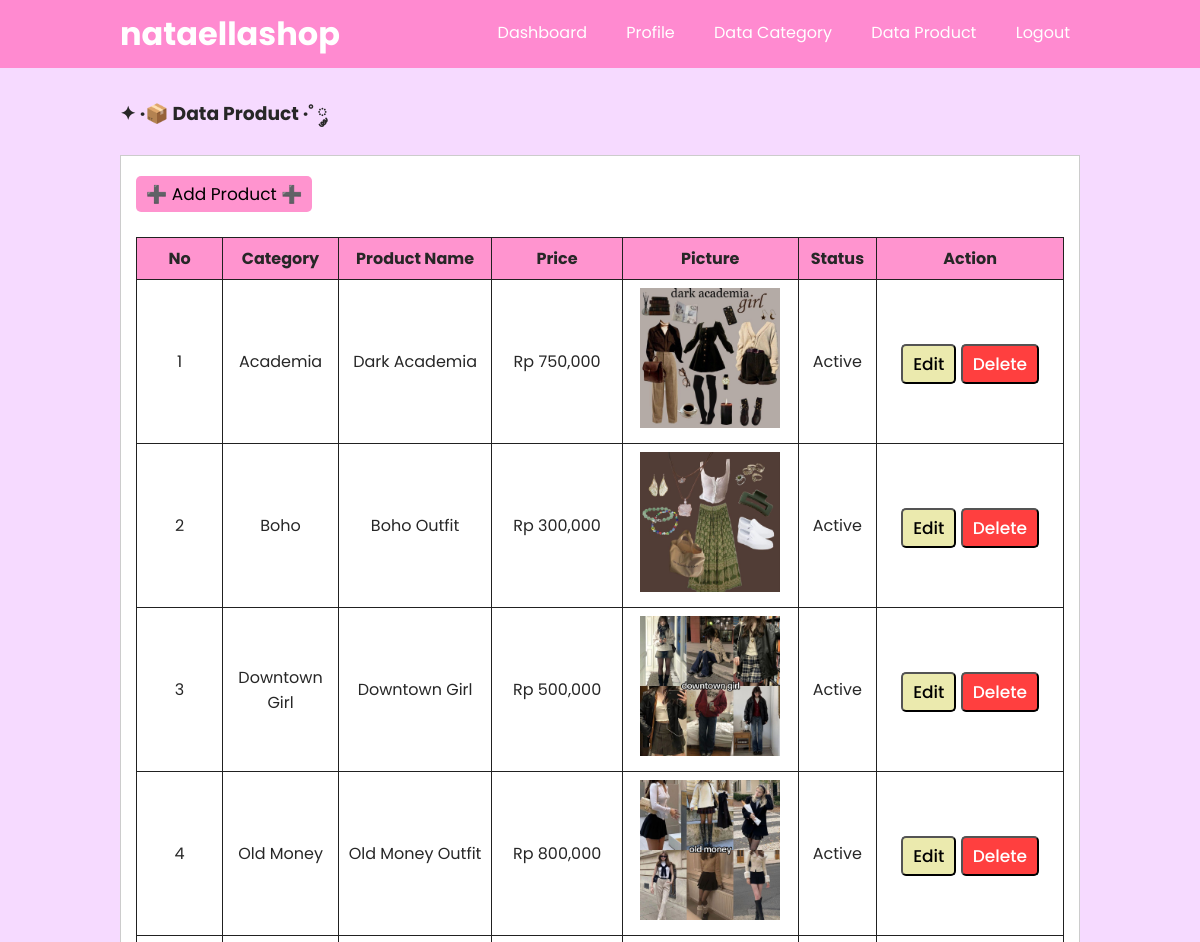
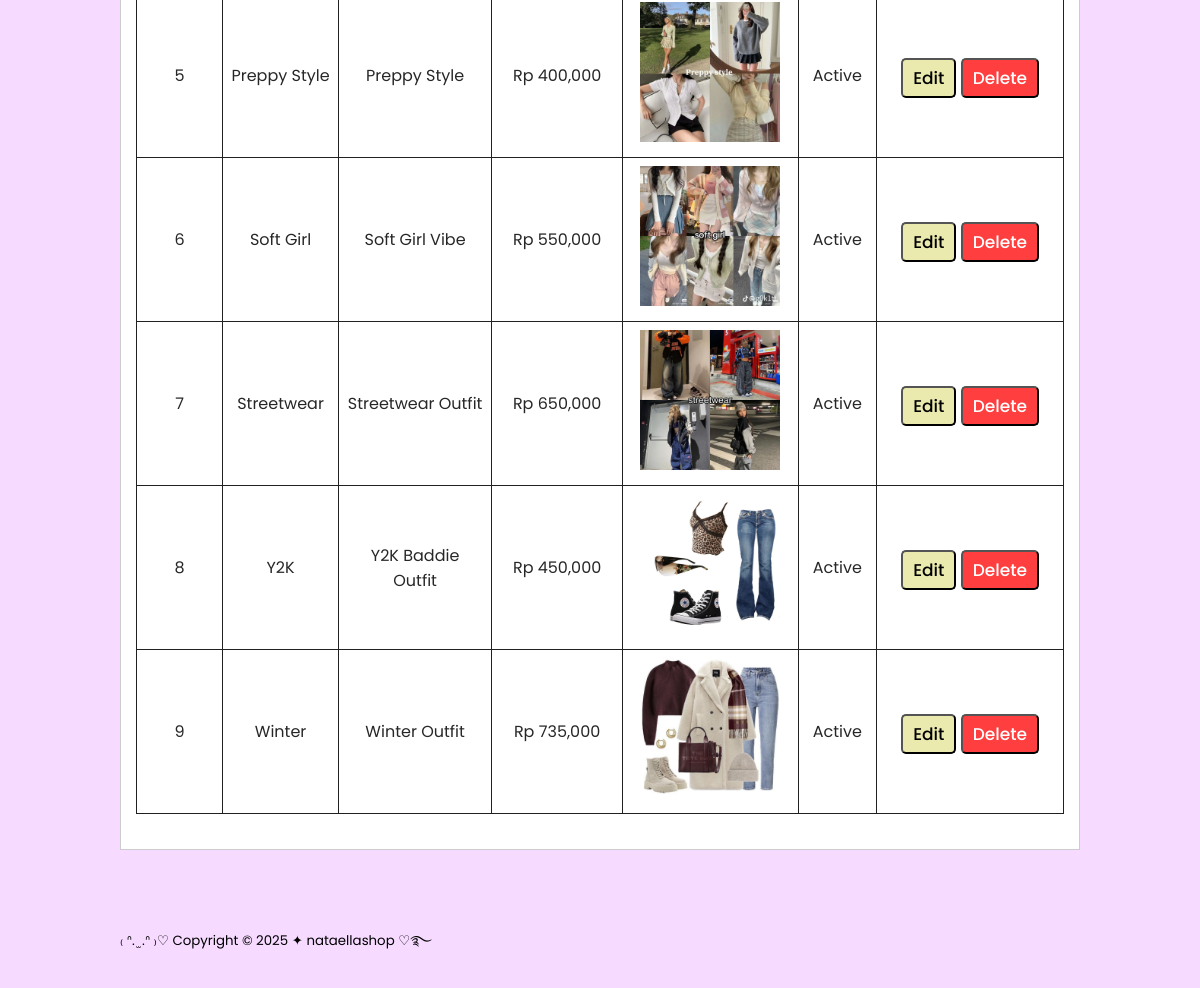
Page /nataellashop/data-produk.php (signed in) on the committed database (2 pictures, top to bottom).
### tables this page shows
CREATE TABLE `tb_product` (
  `product_id` int(11) NOT NULL,
  `category_id` int(11) NOT NULL,
  `product_name` varchar(100) NOT NULL,
  `product_price` int(11) NOT NULL,
  `product_description` text NOT NULL,
  `product_image` varchar(100) NOT NULL,
  `product_status` tinyint(1) NOT NULL,
  `date_created` timestamp NOT NULL DEFAULT current_timestamp(),
  `stock` int(11) DEFAULT 0
);

CREATE TABLE `tb_category` (
  `category_id` int(11) NOT NULL,
  `category_name` varchar(25) NOT NULL,
  `category_image` varchar(20) NOT NULL
);

### nataellashop/data-produk.php (the view, shortened to what this page needs)
<?php
    include 'db.php';
?>
<!DOCTYPE html>
<html lang="en">
<head>
    <link rel="stylesheet" type="text/css" href="css/style.css">
    <link rel="stylesheet" href="https://cdnjs.cloudflare.com/ajax/libs/font-awesome/4.7.0/css/font-awesome.min.css">
</head>
<body>
    <header>
    <div class="container">
        <h1><a href="dashboard.php">nataellashop</a></h1>
        <ul id="navbar">
            <li><a href="dashboard.php">Dashboard</a></li>
            <li><a href="profile.php">Profile</a></li>
            <li><a href="data-kategori.php">Data Category</a></li>
            <li><a href="data-produk.php">Data Product</a></li>
            <li><a href="keluar.php">Logout</a></li>
        </ul>
    </div>
    </header>
      <div class="section">
        <div class="container">
            <h3>✦ ·📦 Data Product ·˚ ༘</h3>
            <div class="box">
                <p><a href="tambah-produk.php" class="btn">➕ Add Product ➕</a></p>
                <br>
                <table border="1" cellspacing="0" class="order-table">
                    <thead>
                        <tr>
                            <th width="60px">No</th>
                            <th>Category</th>
                            <th>Product Name</th>
                            <th>Price</th>
                            <th>Picture</th>
                            <th>Status</th>
                            <th width="150px">Action</th>
                        </tr>
                    </thead>
                    <tbody>
                        <?php
                            $no = 1;
                            $produk = mysqli_query($conn, "SELECT * FROM tb_product LEFT JOIN tb_category USING (category_id) ORDER BY product_id");
                            if(mysqli_num_rows($produk) > 0){
                            while($row = mysqli_fetch_array($produk)){
                        ?>
                        <tr>
                            <td width="20px" ><?php echo $no++ ?></td>
                            <td width="70px"><?php echo $row['category_name']?></td>
                            <td width="120px"><?php echo $row['product_name']?></td>
                            <td width="100px" style="text-align: center;">Rp <?php echo number_format($row['product_price']) ?></td>
                            <td width="100px" style="text-align: center;"><a href="produk/<?php echo $row['product_image'] ?>" target="_blank"><img src="produk/<?php echo $row['product_image'] ?>" width="140px"></a></td>
                            <td width="50px" style="text-align: center;"><?php echo ($row['product_status'] == 0)? 'Not Active':'Active'; ?></td>
                            <td width="50px" style="text-align: center;">
                                <button class="btn-deliver">
                                    <a href="edit-produk.php?id=<?php echo $row['product_id'] ?>">Edit</a>
                                </button>
                                <button class="btn-delete">
                                    <a href="proses-hapus.php?idp=<?php echo $row['product_id'] ?>" onclick="return confirm ('wait ! are u sure want to delete it ???')">Delete</a>
                                </button>
                            </td>
                        </tr>
                        <?php }}else{ ?>
                            <tr>
                                <td colspan="7">Nothing here. . .</td>
                            </tr>
                        <?php } ?>
                    </tbody>
                </table>
            </div>
        </div>
      </div>
       <footer>
        <div class="container">
            <small>₍ ᐢ. ̫ .ᐢ ₎♡ Copyright &copy; 2025 ✦ nataellashop ♡࿐</small>
        </div>
       </footer>
</body>
</html>

### nataellashop/css/style.css (style rules this page uses)
* { padding: 0; margin: 0; font-family: 'Poppins', sans-serif; }
body { background-color: rgb(246, 218, 255); }
a { color: inherit; text-decoration: none; }
.btn { display: inline-block; padding: 5px 10px; background-color: #ff94cf; color: #000000; text-decoration: none; font-size: 17px; border-radius: 5px; margin-top: 5px; transition: background-color 0.3s; cursor: pointer; }
.btn-deliver { display: inline-block; padding: 5px 10px; background-color: #ebeaae; color: #000000; text-decoration: none; font-size: 17px; font-weight: 470; border-radius: 5px; margin-top: 5px; transition: background-color 0.3s; cursor: pointer; text-align: center; }
.btn-delete { display: inline-block; padding: 5px 10px; background-color: #ff3f3f; color: #ffffff; text-decoration: none; font-size: 17px; font-weight: 500; border-radius: 5px; margin-top: 5px; transition: background-color 0.3s; cursor: pointer; }
header { background-color: hsl(324, 100%, 77%); color: #fff; z-index: 10; }
#navbar { z-index: 10; }
header h1 { float: left; padding: 10px 0; }
header ul { float: right; }
header ul li { display: inline-block; }
header ul li a { padding: 20px 10px 20px 25px; text-decoration: none; color: #fff; display: block; }
footer { padding: 25px 0px; }
.container { width: 80%; margin:0 auto; }
.container:after { content: ''; display: block; clear: both; }
.container h1 { color: #ffffff; }
.section { padding: 25px 0; color: rgb(39, 39, 39); }
.box { background-color: #fff; border:1px solid #ccc; padding: 15px; box-sizing: border-box; margin:10px 0px 25px 0px; }
.box:after { content: ''; display: block; clear: both; }
.order-table, .shipping-table, .cart-table { width: 100%; border-collapse: collapse; margin-bottom: 20px; }
.order-table th, .order-table td, .shipping-table th, .shipping-table td, .cart-table th, .cart-table td { border: 1px solid #212121; padding: 8px; text-align: center; background-color: #ffffff; }
.order-table th, .shipping-table th, .cart-table th { background-color: #ff94cf; }
.order-table tr:nth-child(even), .shipping-table tr:nth-child(even), .cart-table tr:nth-child(even) { background-color: #f9f9f9; }

### rows in the picture
tb_product: category.category_name "Academia", product_name "Dark Academia", product_price "750,000", product_image (picture), product_status "Active"
tb_product: category.category_name "Boho", product_name "Boho Outfit", product_price "300,000", product_image (picture), product_status "Active"
tb_product: category.category_name "Downtown Girl", product_name "Downtown Girl", product_price "500,000", product_image (picture), product_status "Active"
tb_product: category.category_name "Old Money", product_name "Old Money Outfit", product_price "800,000", product_image (picture), product_status "Active"
tb_product: category.category_name "Preppy Style", product_name "Preppy Style", product_price "400,000", product_image (picture), product_status "Active"
tb_product: category.category_name "Soft Girl", product_name "Soft Girl Vibe", product_price "550,000", product_image (picture), product_status "Active"
tb_product: category.category_name "Streetwear", product_name "Streetwear Outfit", product_price "650,000", product_image (picture), product_status "Active"
tb_product: category.category_name "Y2K", product_name "Y2K Baddie Outfit", product_price "450,000", product_image (picture), product_status "Active"
tb_product: category.category_name "Winter", product_name "Winter Outfit", product_price "735,000", product_image (picture), product_status "Active"
